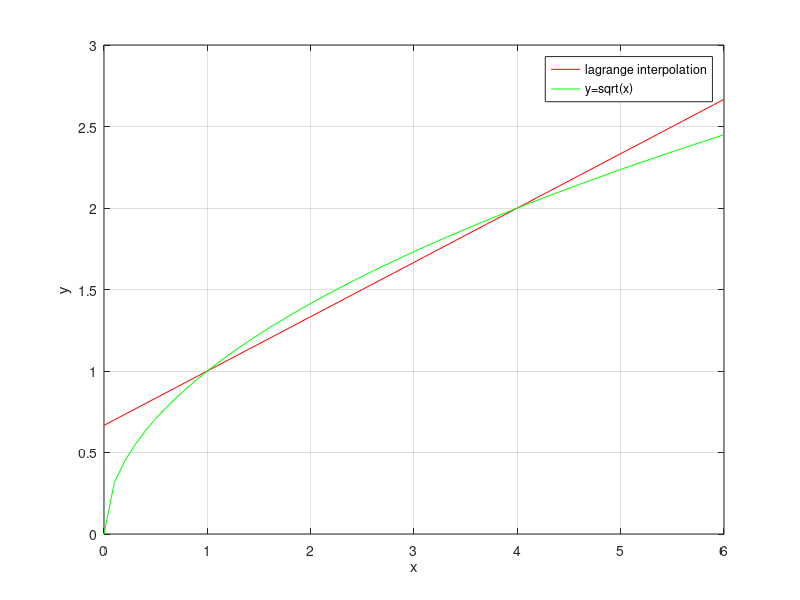

The MATLAB script that drew this image:
close all;
clear all;

pair1 = [1,1];
pair2 = [4,2];

x = 0:0.1:6;

out1 = (((x-pair2(1))/(pair1(1)-pair2(1))) * (pair1(2))) + (((x-pair1(1))/(pair2(1)-pair1(1))) * (pair2(2)));
out2 = sqrt(x);

figure();
plot(x,out1,'r',x,out2,'g');
grid on;
legend('lagrange interpolation','y=sqrt(x)');
xlabel('x');
ylabel('y');
